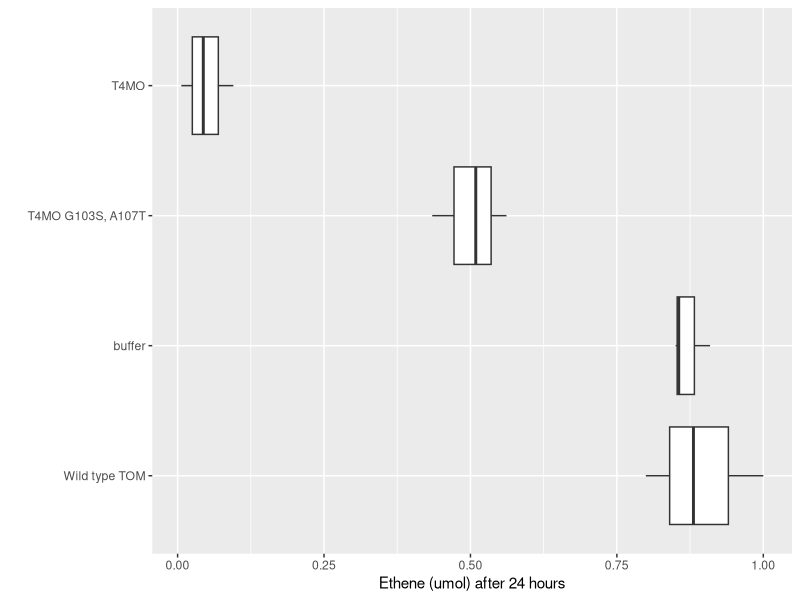

Recreate this plot in R. (Note: this script raises an error after producing the figure.)
d=read.csv('fig2a.csv')
d$Percent = d$Eth / max(d$Eth) * 100
d$eth.umol =  d$Eth / max(d$Eth)
d$Strain2 = reorder(d$Strain, -d$Eth)
library(ggplot2)
ggplot(d, aes(Strain2,eth.umol)) + 
geom_boxplot() +
coord_flip() + 
xlab("") + 
ylab("Ethene (umol) after 24 hours") + 
ggsave('fig2a.png',width=10,height=2)
